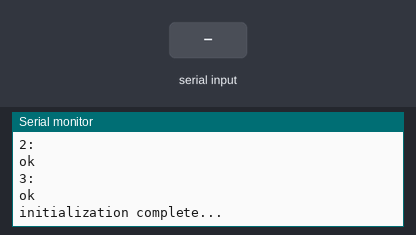
A sketch run on a simulated Arduino Uno, built with avr-gcc and run on an emulated ATmega328P. On the bench: the last lines printed to the serial monitor. The inputs (shaded band) are chosen by the test bench. The modem accepts every AT command (registered, SIM ready, sends succeed) and sends nothing else.

Above: at 3.7 s.
3.8 s: "inverter off" received over the second serial link
At 5.2 s:
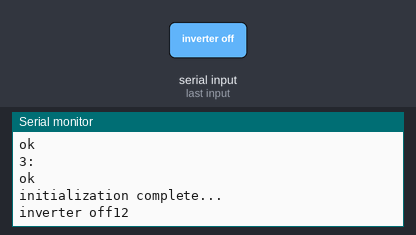
5.5 s: "inverter on" received over the second serial link
At 6.6 s:
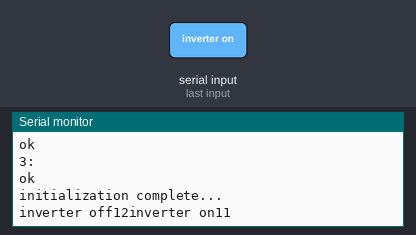

Measured:
- after the input at 3.8 s, the serial monitor: prints a new line after 0.24 s (image 1)
- after the input at 5.5 s, the serial monitor: prints a new line at once (image 2)

The sketch:

send_receive_sms.ino
```cpp
#include <SoftwareSerial.h>

//Create software serial object to communicate with SIM800L
SoftwareSerial simSerial(3, 2); //SIM800L Tx & Rx is connected to Arduino #3 & #2
String sms = "";
//bool initComplete = false;
String inverterStatus = "off";
String phoneNumber = "+4747249027";

void setup()
{
  //Begin serial communication with Arduino and Arduino IDE (Serial Monitor)
  Serial.begin(9600);

  //Begin serial communication with Arduino and SIM800L
  simSerial.begin(9600);
  Serial.println("Initializing... waiting 10 sec for sim to register on network");
  delay(1000);
  simSerial.println("AT"); //Once the handshake test is successful, it will back to OK
  Serial.print("1: " + readSimSerial());
  simSerial.println("AT+CMGF=1"); // Configuring TEXT mode
  Serial.print("2: " + readSimSerial());
  simSerial.println("AT+CNMI=1,2,0,0,0"); // Decides how newly arrived SMS messages should be handled
  Serial.println("3: " + readSimSerial());
  Serial.println("initialization complete...");
}

void loop()
{
  //initComplete = true;
  sms = readSimSerial();
  if (sms.length() > 1) {
    sms.toLowerCase();
    Serial.print(sms);
    Serial.print(sms.length());
    if (sms.length() > 40){
      if (sms.indexOf("inverter off") > 0) {
        //Serial.print("Turn it off");
        digitalWrite(LED_BUILTIN, LOW);
        inverterStatus = "off";
      }
      if (sms.indexOf("inverter on") > 0) {
        digitalWrite(LED_BUILTIN, HIGH);
        inverterStatus = "on";
      }
      sendStatusSms("67","67","36.97",inverterStatus);
    }
   sms = "";
  }
}

void sendStatusSms (String humidity, String chargePercent, String batteryVoltage, String inverterStatus){
  Serial.print("Sending status SMS...");
  simSerial.println("AT+CMGF=1"); // Configuring TEXT mode
  Serial.println("6: " + readSimSerial());
  simSerial.println("AT+CMGS=\"" + phoneNumber + "\"");//change ZZ with country code and xxxxxxxxxxx with phone number to sms
  simSerial.println("Status at Lille Buddha:");
  simSerial.println("Humidity: " + humidity + " %");//text content
  simSerial.println("Charge: " + chargePercent + "% (" + batteryVoltage + "v)");//text content
  simSerial.print("Inverter: " + inverterStatus);
  Serial.println("7: " + readSimSerial());
  simSerial.write(26);
}

String readSimSerial()
{
  String message ="";
  delay(500);
  while(simSerial.available())
  {
    char c = simSerial.read();
    //if (initComplete){
      message += c;
    //}
  }
  message.toLowerCase();
  return message;
}
```
